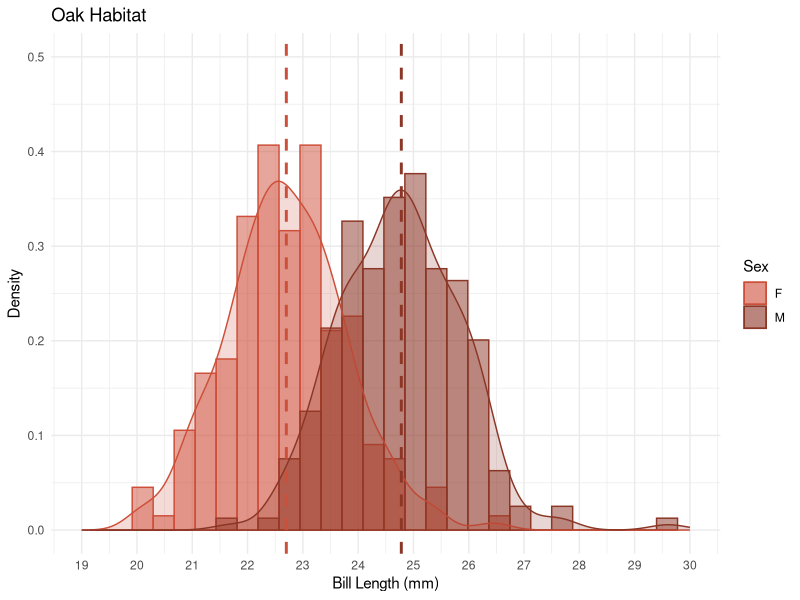
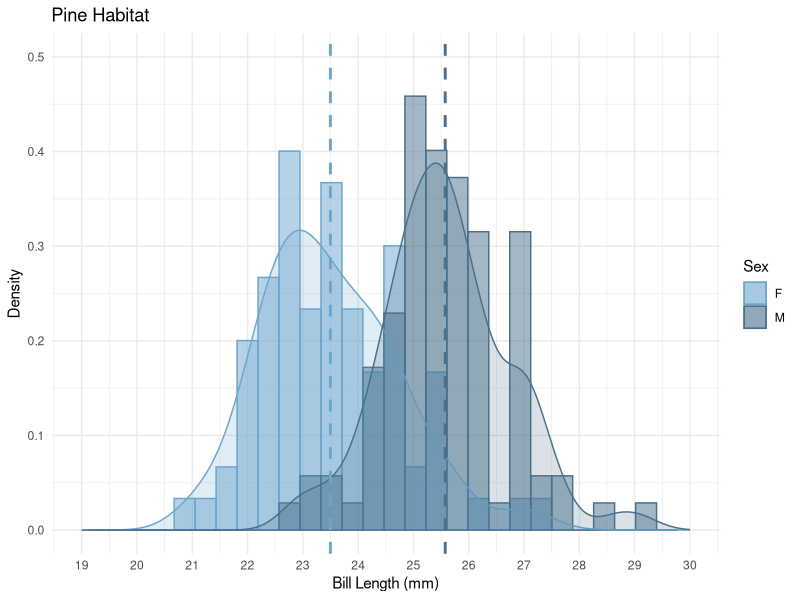
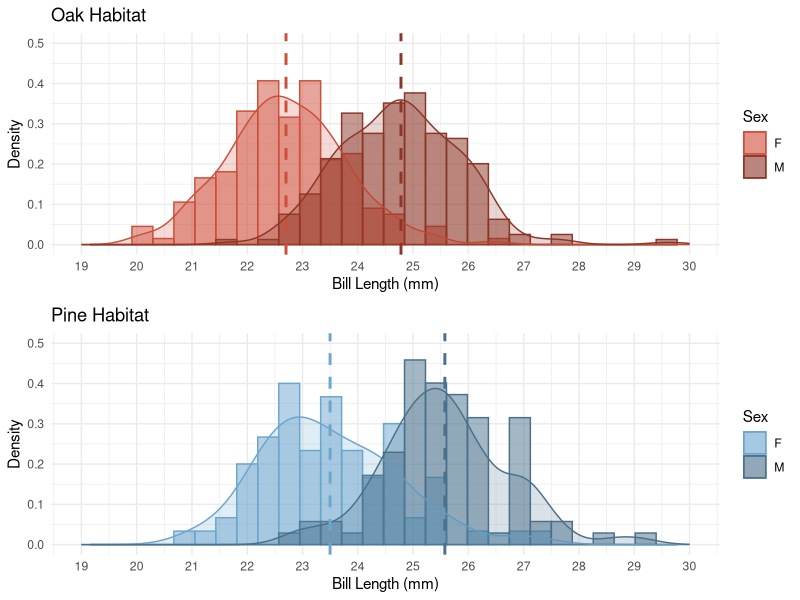

R code for these plots, in order:
library(tidyverse)
library(cowplot)
library(grid)
library(gridExtra)

Phenotypes <- read.csv("Island_Scrub_Jay_Phenotypes.csv", header=TRUE)
Oak <- subset(Phenotypes, Habitat =="Oak")
Pine <- subset(Phenotypes, Habitat =="Pine")
Oak_M <- subset(Oak, Sex =="M")
Oak_F <- subset(Oak, Sex =="F")
Pine_M <- subset(Pine, Sex =="M")
Pine_F <- subset(Pine, Sex =="F")

# Calculate the means for males and female in each subpopulation
mean(Oak_M$Ave_Nares_mm)
mean(Oak_F$Ave_Nares_mm)
mean(Pine_M$Ave_Nares_mm)
mean(Pine_F$Ave_Nares_mm)

# Calculate a 95% CI for male and female means in each subpopulation by finding the margin of error (MOE)
n <- length(Oak_F$Ave_Nares_mm)
xbar <- mean(Oak_F$Ave_Nares_mm)
s <- sd(Oak_F$Ave_Nares_mm)
MOE_Oak_F <- qt(0.975,df=n-1)*s/sqrt(n)

n <- length(Oak_M$Ave_Nares_mm)
xbar <- mean(Oak_M$Ave_Nares_mm)
s <- sd(Oak_M$Ave_Nares_mm)
MOE_Oak_M  <- qt(0.975,df=n-1)*s/sqrt(n)

n <- length(Pine_F$Ave_Nares_mm)
xbar <- mean(Pine_F$Ave_Nares_mm)
s <- sd(Pine_F$Ave_Nares_mm)
MOE_Pine_F <- qt(0.975,df=n-1)*s/sqrt(n)

n <- length(Pine_M$Ave_Nares_mm)
xbar <- mean(Pine_M$Ave_Nares_mm)
s <- sd(Pine_M$Ave_Nares_mm)
MOE_Pine_M<- qt(0.975,df=n-1)*s/sqrt(n)

# Test for differences between means in males and female in each subpopulation
mean(Pine_F$Ave_Nares_mm)-mean(Oak_F$Ave_Nares_mm)
t.test(Pine_F$Ave_Nares_mm, Oak_F$Ave_Nares_mm)
mean(Pine_M$Ave_Nares_mm) - mean(Oak_M$Ave_Nares_mm)
t.test(Pine_M$Ave_Nares_mm, Oak_M$Ave_Nares_mm)

# Calculate the variances for males and female in each subpopulation
var(Oak_M$Ave_Nares_mm)
var(Oak_F$Ave_Nares_mm)
var(Pine_M$Ave_Nares_mm)
var(Pine_F$Ave_Nares_mm)

# Calculate the sample size for males and female in each subpopulation
length(Oak_M$Ave_Nares_mm)
length(Oak_F$Ave_Nares_mm)
length(Pine_M$Ave_Nares_mm)
length(Pine_F$Ave_Nares_mm)

# Test for differences between variances in males and female in each subpopulation
bartlett.test(list(Oak_M$Ave_Nares_mm, Oak_F$Ave_Nares_mm, Pine_M$Ave_Nares_mm, Pine_F$Ave_Nares_mm))

# Calculate the composite variance for the population
pooled_var = 1/(211+175+92+79 - 4) * (210*var(Oak_M$Ave_Nares_mm) + 174*var(Oak_F$Ave_Nares_mm) +
                                        91*var(Pine_M$Ave_Nares_mm) + 78*var(Pine_F$Ave_Nares_mm))

# calculate lower and upper bounds of confidence interval for the composite variance
chi_upper <- qchisq(1-0.975,df=(211+175+92+79 - 4))
chi_lower <- qchisq(0.975,df=(211+175+92+79 - 4))
low <- (211+175+92+79 - 4)*1.3/chi_lower
high <- (211+175+92+79 - 4)*1.3/chi_upper

# Plot the male and female distributions in each habitat for Figure 1
oak_plot <- ggplot(Oak, aes(x=Ave_Nares_mm, color=Sex, fill=Sex))+ ylim(0,0.5)+
  scale_x_continuous(limits = c(19, 30), breaks = seq(19,30))+
  geom_histogram(aes(y=..density..), position="identity", alpha=0.5, bins=30)+
  geom_density(alpha=0.2, adjust=1)+
  scale_color_manual(values=c("tomato3", "tomato4"))+
  scale_fill_manual(values=c("tomato3", "tomato4")) +
  labs(title="Oak Habitat",x="Bill Length (mm)", y = "Density")+theme_minimal()+
  geom_vline(xintercept=mean(Oak_M$Ave_Nares_mm), color="tomato4", size=1, linetype=2)+
  geom_vline(xintercept=mean(Oak_F$Ave_Nares_mm), color="tomato3", size=1, linetype=2)
plot(oak_plot)

pine_plot <- ggplot(Pine, aes(x=Ave_Nares_mm, color=Sex, fill=Sex)) +  ylim(0,0.5)+
  scale_x_continuous(limits = c(19, 30), breaks = seq(19,30))+
  geom_histogram(aes(y=..density..), position="identity", alpha=0.5, bins=30)+
  geom_density(alpha=0.2, adjust=1)+
  scale_color_manual(values=c("skyblue3", "skyblue4"))+
  scale_fill_manual(values=c("skyblue3", "skyblue4"))+
  labs(title="Pine Habitat",x="Bill Length (mm)", y = "Density")+theme_minimal()+
  geom_vline(xintercept=mean(Pine_M$Ave_Nares_mm), color="skyblue4", size=1, linetype=2)+
  geom_vline(xintercept=mean(Pine_F$Ave_Nares_mm), color="skyblue3", size=1, linetype=2)
plot(pine_plot)


plot <- plot_grid(oak_plot, pine_plot, ncol = 1, nrow = 2, rel_heights=c(1,1))
plot(plot)
